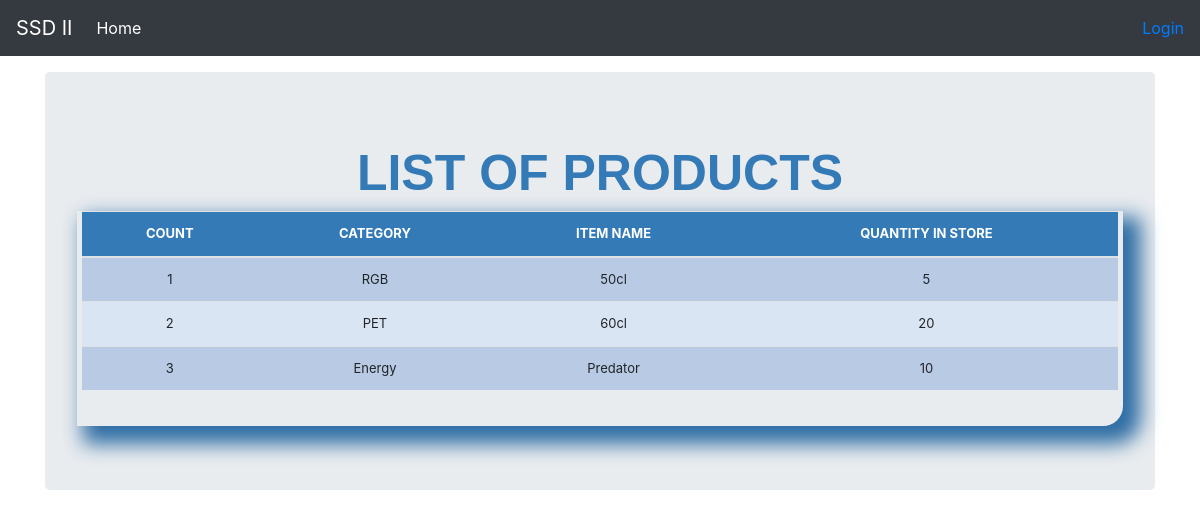
Before: /list_items/ with the older database file.
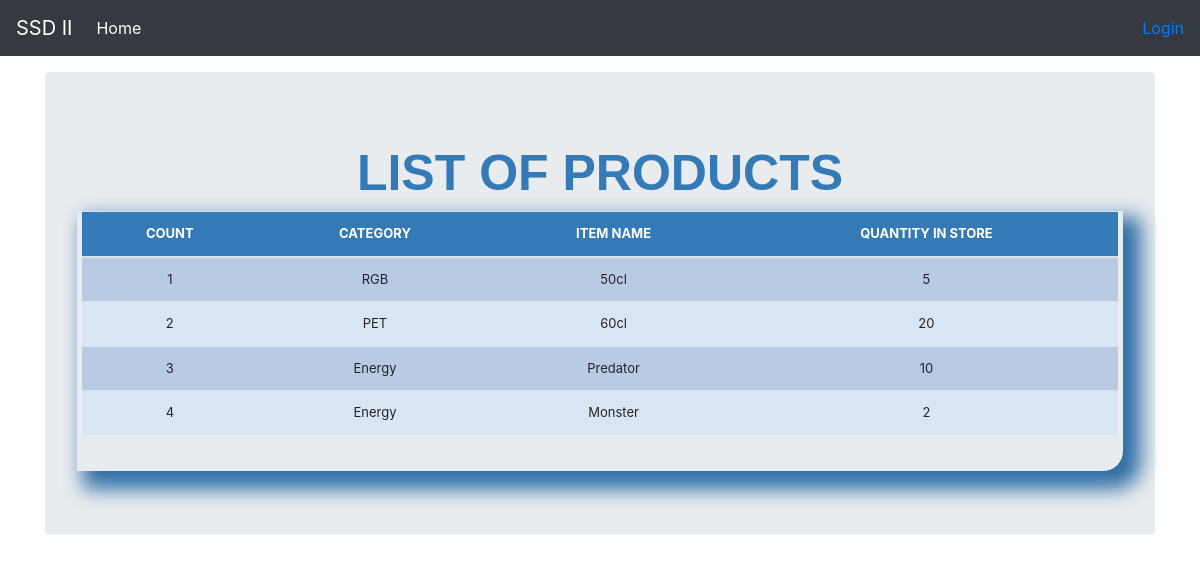
After: the same page with the newer database file.
### stockmgmt/models.py (models this page shows, shortened)
class Stock(models.Model):
    category = models.CharField(max_length=64, blank=False, null=True)
    item_name = models.CharField(max_length=64, blank=False, null=True)
    quantity = models.IntegerField(default='0', blank=False, null=True)
    receive_quantity = models.IntegerField(default='0', blank=True, null=True)
    receive_by = models.CharField(max_length=64, blank=True, null=True)
    issue_quantity = models.IntegerField(default='0', blank=True, null=True)
    issue_by = models.CharField(max_length=64, blank=True, null=True)
    issue_to = models.CharField(max_length=64, blank=True, null=True)
    phone_number = models.CharField(max_length=64, blank=True, null=True)
    created_by = models.CharField(max_length=64, blank=True, null=True)
    reorder_level = models.IntegerField(default='0', blank=True, null=True)
    last_updated = models.DateTimeField(auto_now_add=False, auto_now=True)
    timestamp = models.DateTimeField(auto_now_add=True, auto_now=False)
    export_to_CSV = models.BooleanField(default=False)

### stockmgmt/views.py (the view)
# urls.py: path('list_items/', views.list_items, name='list_items'),
def list_items(request):
    header = "LIST OF PRODUCTS"
    queryset = Stock.objects.all()
    context = {
        "header": header,
        "queryset": queryset
    }
    return render(request, "stockmgmt/list_items.html", context)

### stockmgmt/templates/stockmgmt/list_items.html (shortened to what this page needs)
<!DOCTYPE html>
<html>
    <head>
    </head>
    <body>
    </body>
</html>
{% load static %}
{% load crispy_forms_tags %}
<!doctype html>
<html lang="en">
  <head>
<link href="{% static 'stockmgmt/css/styles.css' %}" rel="stylesheet">
<link href="{% static 'stockmgmt/css/bootstrap.min.css' %}" rel="stylesheet">
<link href="{% static 'stockmgmt/css/navbar-top-fixed.css' %}" rel="stylesheet">
    <link href="navbar-top-fixed.css" rel="stylesheet">
  </head>
  <body>
    {% include 'stockmgmt/navbar.html' %}
    <main role="main" class="container">
      <div class="jumbotron">
        <div class="header">{{header}}</div>
        <div class="display_table">
            <table class="table">
                <thead>
                    <tr>
                      <th>COUNT</th>
                      <th>CATEGORY</th>
                      <th>ITEM NAME</th>
                      <th>QUANTITY IN STORE</th>
                    </tr>
                </thead>
                {% for instance in queryset %}
                <tr>
                    <td>{{forloop.counter}}</td>
                    <td>{{instance.category}}</td>
                    <td>{{instance.item_name}}</td>
                    <td>{{instance.quantity}}</td>
                  </tr>
                  {% endfor %}
            </table>
        </div>
      </div>
    </main>
   </body>
</html>

Changed rows visible on the page:
added Stock: category "Energy", item_name "Monster", quantity "2"
